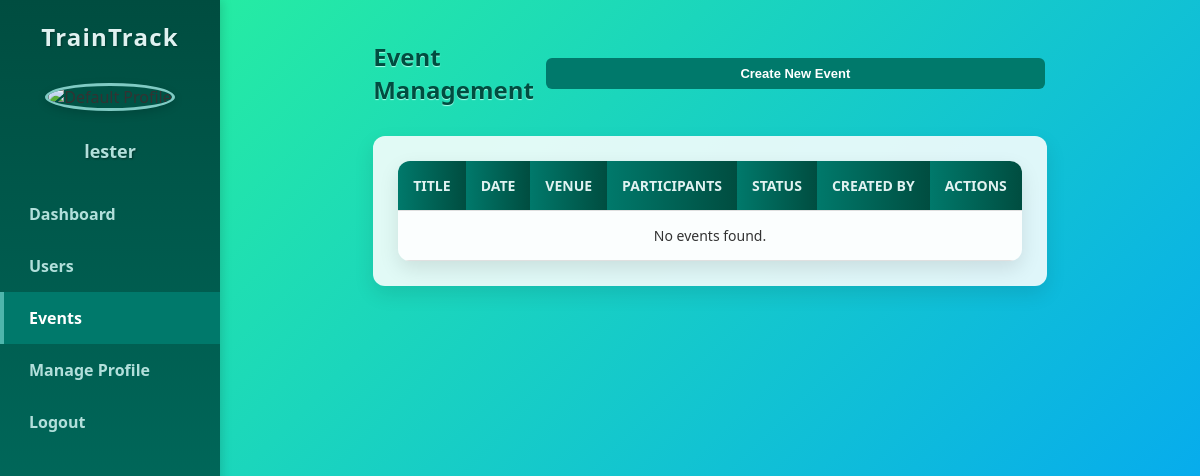
Before: /admin/events.php (signed in) with the older database file.
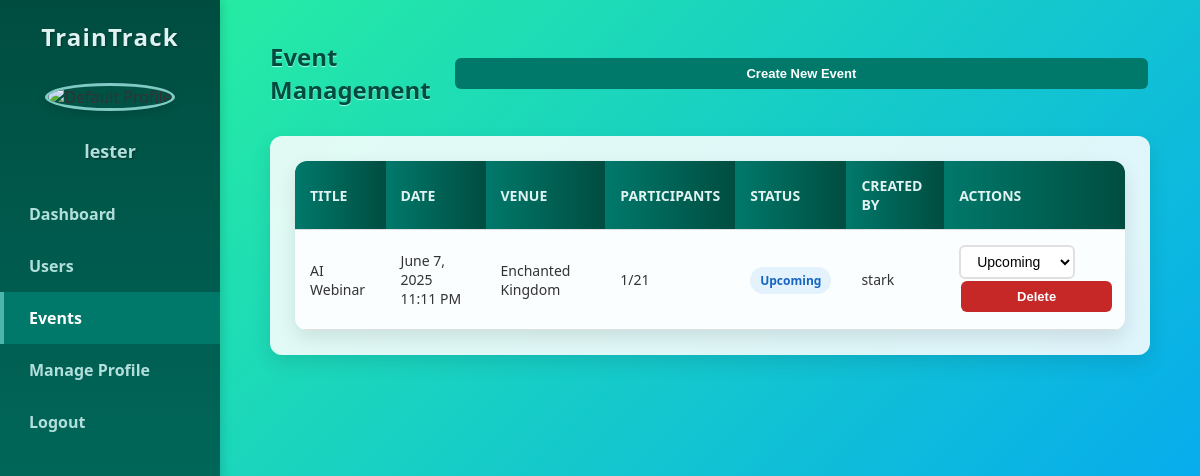
After: the same page with the newer database file.
### tables this page shows
CREATE TABLE `events` (
  `id` int(11) NOT NULL,
  `title` varchar(255) NOT NULL,
  `description` text DEFAULT NULL,
  `event_date` datetime NOT NULL,
  `venue` varchar(255) DEFAULT NULL,
  `max_participants` int(11) DEFAULT NULL,
  `created_at` timestamp NOT NULL DEFAULT current_timestamp(),
  `created_by` varchar(50) DEFAULT NULL,
  `status` enum('upcoming','ongoing','completed','cancelled') DEFAULT 'upcoming'
);

### admin/events.php (the view, shortened to what this page needs)
<?php
require '../config.php';
$admin_username = $_SESSION['admin_username'] ?? null;
$admin_profile = null;
if ($admin_username) {
    $stmt = $conn->prepare("SELECT username, profile_image FROM admins WHERE username = ?");
    $stmt->bind_param("s", $admin_username);
    $stmt->execute();
    $result = $stmt->get_result();
    if ($result->num_rows === 1) {
        $admin_profile = $result->fetch_assoc();
    }
}
$events = $conn->query("
    SELECT e.*,
           COUNT(er.id) as registered_count,
           a.username as created_by_name
    FROM events e
    LEFT JOIN event_registrations er ON e.id = er.event_id
    LEFT JOIN admins a ON e.created_by = a.username
    GROUP BY e.id
    ORDER BY e.event_date DESC
");
?>
<!DOCTYPE html>
<html>
<head>
    <link rel="stylesheet" href="dash.css">
</head>
<body>
<div class="sidebar">
    <h2>TrainTrack</h2>
    <?php if ($admin_profile): ?>
        <div class="admin-profile-sidebar">
            <?php if (!empty($admin_profile['profile_image']) && file_exists('../' . $admin_profile['profile_image'])): ?>
                <img src="../<?= htmlspecialchars($admin_profile['profile_image']) ?>" alt="Admin Profile" class="profile-img-sidebar" />
            <?php else: ?>
                <img src="../uploads/admin_profiles/default.png" alt="Default Profile" class="profile-img-sidebar" />
            <?php endif; ?>
            <p class="admin-username-sidebar"><?= htmlspecialchars($admin_profile['username']) ?></p>
        </div>
    <?php endif; ?>
    <a href="dashboard.php">Dashboard</a>
    <a href="users.php">Users</a>
    <a href="events.php" class="active">Events</a>
    <a href="admin_profile.php">Manage Profile</a>
    <a href="logout.php">Logout</a>
</div>
<div class="main-content">
    <div class="content-header">
        <h2>Event Management</h2>
        <button class="btn btn-primary" onclick="toggleEventForm()">Create New Event</button>
    </div>
    <div class="events-table-container">
        <table>
            <thead>
                <tr>
                    <th>Title</th>
                    <th>Date</th>
                    <th>Venue</th>
                    <th>Participants</th>
                    <th>Status</th>
                    <th>Created By</th>
                    <th>Actions</th>
                </tr>
            </thead>
            <tbody>
                <?php if ($events->num_rows > 0): ?>
                    <?php while ($event = $events->fetch_assoc()): ?>
                        <tr>
                            <td><?= htmlspecialchars($event['title']) ?></td>
                            <td><?= date('F j, Y g:i A', strtotime($event['event_date'])) ?></td>
                            <td><?= htmlspecialchars($event['venue']) ?></td>
                            <td><?= $event['registered_count'] ?>/<?= $event['max_participants'] ?></td>
                            <td>
                                <span class="status-badge status-<?= strtolower($event['status']) ?>">
                                    <?= ucfirst($event['status']) ?>
                                </span>
                            </td>
                            <td><?= htmlspecialchars($event['created_by_name']) ?></td>
                            <td>
                                <form method="POST" style="display: inline;">
                                    <select name="status" onchange="this.form.submit()">
                                        <option value="upcoming" <?= $event['status'] === 'upcoming' ? 'selected' : '' ?>>Upcoming</option>
                                    </select>
                                </form>
                                <form method="POST" style="display: inline;" onsubmit="return confirm('Are you sure you want to delete this event?');">
                                    <button type="submit" class="btn btn-danger">Delete</button>
                                </form>
                            </td>
                        </tr>
                    <?php endwhile; ?>
                <?php else: ?>
                    <tr>
                        <td colspan="7" style="text-align: center;">No events found.</td>
                    </tr>
                <?php endif; ?>
            </tbody>
        </table>
    </div>
</div>
</body>
</html>

Changed rows visible on the page:
added events: title "AI Webinar", event_date "June 7, 2025 11:11 PM", venue "Enchanted Kingdom", registered_count "1", max_participants "21", status "Upcoming", created_by_name "stark"
Other visible differences:
text no longer shown: "No events found."
